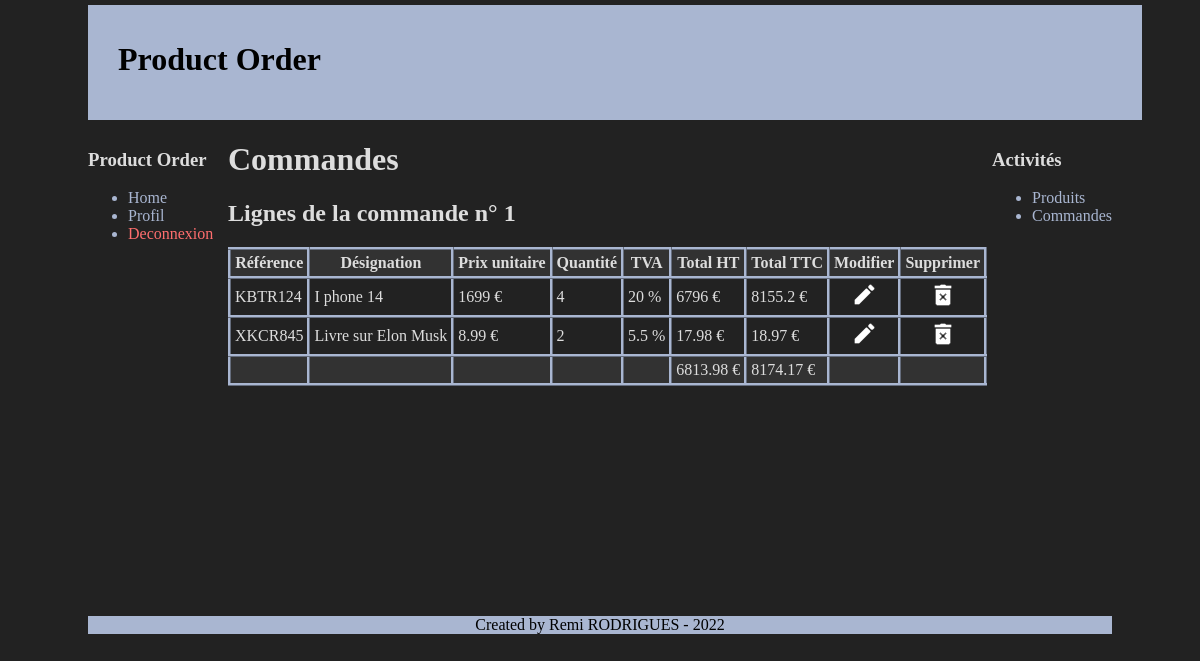
Screenshot of /order/detailOrder.php?id=1 with the database file from the repository.
### tables this page shows
CREATE TABLE `order_lines` (
  `id` int(11) NOT NULL,
  `order_id` int(11) NOT NULL,
  `user_id` int(11) NOT NULL,
  `product_id` int(11) NOT NULL,
  `reference` varchar(10) NOT NULL,
  `designation` varchar(50) NOT NULL,
  `unit_price` float NOT NULL,
  `rate` float NOT NULL,
  `quantity` int(11) NOT NULL,
  `total_HT` float NOT NULL,
  `total_TTC` float NOT NULL,
  `add_date` datetime NOT NULL,
  `update_date` datetime NOT NULL,
  `deleted` tinyint(1) NOT NULL DEFAULT '0',
  `delete_date` datetime DEFAULT NULL
);

### order/detailOrder.php (the view, shortened to what this page needs)
<?php
require("../layout/htmlHead.php");
echo htmlHead("Lignes d'une Commande", "../style");
$orderId = intval($_GET["id"]);
?>
    <body>
        <?php include("../layout/header.php"); ?>
        <div id="menu">
            <div class="element_menu">
                <h3>Product Order</h3>
                <ul>
                    <li><a href="../home.php">Home</a></li>
                    <li><a href="../profil.php">Profil</a></li>
                    <li><a href="../deconnexion.php" class="deconnexion_btn">Deconnexion</a></li>
                </ul>
            </div>
        </div>
        <div id="menu_right">
            <div class="element_menu">
                <h3>Activités</h3>
                <ul>
                    <li><a href="../product/productList.php">Produits</a></li>
                    <li><a href="orderList.php">Commandes</a></li>
                </ul>
            </div>
        </div>
        <div id="corps">
            <h1>Commandes</h1>
            <h2>Lignes de la commande n° <?= $orderId; ?></h2>
            <?php
                include("../utils/connexion_db.php");
                $orderLines = $bdd->prepare("
                    SELECT id, reference, designation, unit_price, rate, quantity, total_HT, total_TTC
                    FROM order_lines
                    WHERE order_id = :order_id
                    AND deleted = 0;
                ");
                $orderLines->execute([
                    "order_id"=> $orderId,
                ]);
                $data = $orderLines->fetchAll();
                $totalHT = 0;
                $totalTTC = 0;
                for ($i=0; $i < count($data); $i++) {
                    $totalHT += $data[$i]["total_HT"];
                    $totalTTC += $data[$i]["total_TTC"];
                }
                ?>
                <table>
                    <thead>
                        <tr>
                            <th>Référence</th>
                            <th>Désignation</th>
                            <th>Prix unitaire</th>
                            <th>Quantité</th>
                            <th>TVA</th>
                            <th>Total HT</th>
                            <th>Total TTC</th>
                            <th>Modifier</th>
                            <th>Supprimer</th>
                        </tr>
                    </thead>
                    <tbody>
                        <?php for ($i=0; $i < count($data); $i++) :?>
                            <tr>
                                <td><?= $data[$i]["reference"]; ?></td>
                                <td><?= $data[$i]["designation"]; ?></td>
                                <td><?= round($data[$i]["unit_price"], 2); ?> €</td>
                                <td><?= $data[$i]["quantity"]; ?></td>
                                <td><?= $data[$i]["rate"]; ?> %</td>
                                <td><?= round($data[$i]["total_HT"], 2); ?> €</td>
                                <td><?= round($data[$i]["total_TTC"], 2); ?> €</td>
                                <td style="text-align:center;">
                                    <a href="updateOrderLine.php?id=<?= $data[$i]["id"]; ?>">
                                        <img src="../images/modifier.png" />
                                    </a>
                                </td>
                                <td style="text-align:center;">
                                    <a href="deleteOrderLine.php?id=<?= $data[$i]["id"]; ?>&order_id=<?= $orderId; ?>">
                                        <img src="../images/supprimer.png" />
                                    </a>
                                </td>
                            </tr>
                        <?php endfor;?>
                    </tbody>
                    <tfoot>
                        <tr>
                            <td></td>
                            <td></td>
                            <td></td>
                            <td></td>
                            <td></td>
                            <td><?= round($totalHT, 2); ?> €</td>
                            <td><?= round($totalTTC, 2); ?> €</td>
                            <td></td>
                            <td></td>
                        </tr>
                    </tfoot>
                </table>
        </div>
        <?php include("../layout/footer.php"); ?>
    </body>
</html>

### style.css (style rules this page uses)
body { width: 1024px; margin: auto; margin-top: 5px; margin-bottom: 5px; background-color: #222; color: #ddd; }
#menu { float: left; width: 120px; margin-bottom: 10px; }
#menu_right { float: right; width: 120px; margin-bottom: 10px; }
#corps { margin-left: 140px; margin-bottom: 20px; }
a { text-decoration: none; color: rgb(169, 182, 209); }
ul { color: rgb(169, 182, 209); }
table, th, td { border: 3px ridge rgb(169, 182, 209); border-collapse: collapse; padding: 4px; }
thead, tfoot { background-color: rgb(50, 50, 50); }
.deconnexion_btn { color: rgb(255, 110, 110); }

### rows the page displays
order_lines: reference "KBTR124", designation "I phone 14", unit_price "1699", quantity "4", rate "20", total_HT "6796", total_TTC "8155.2"
order_lines: reference "XKCR845", designation "Livre sur Elon Musk", unit_price "8.99", quantity "2", rate "5.5", total_HT "17.98", total_TTC "18.97"

### other values shown
$orderId "1"
$totalHT "6813.98"
$totalTTC "8174.17"
